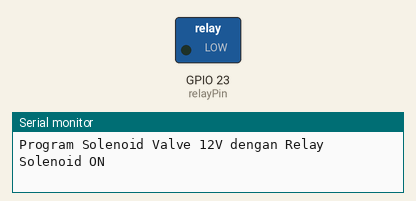
Simulated run of this sketch. Board: ESP32. On the bench: switched loads named in the sketch (green lamp = pin HIGH), the last lines printed to the serial monitor.

Above: at 1.5 s.
At 4.5 s:
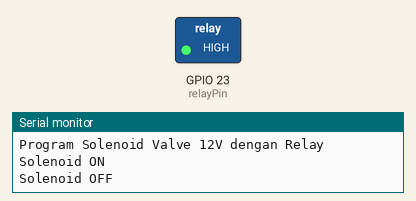
Timing chart, 0 to 7.8 s (numbered marks = the images above):
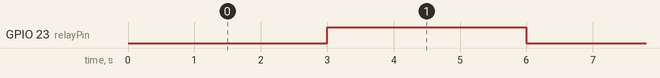

The sketch:

selenoid-valve-esp32.ino
```cpp
// Solenoid Valve Test - esp32
const int relayPin = 23;

void setup() {
  pinMode(relayPin, OUTPUT);
  digitalWrite(relayPin, HIGH);

  Serial.begin(9600);
  Serial.println("Program Solenoid Valve 12V dengan Relay");
}

void loop() {
  Serial.println("Solenoid ON");
  digitalWrite(relayPin, LOW);
  delay(3000);

  Serial.println("Solenoid OFF");
  digitalWrite(relayPin, HIGH);
  delay(3000);
}
```

Measured:
- by itself, GPIO 23 (relayPin): alternates HIGH for 3.0 s and LOW for 3.0 s
